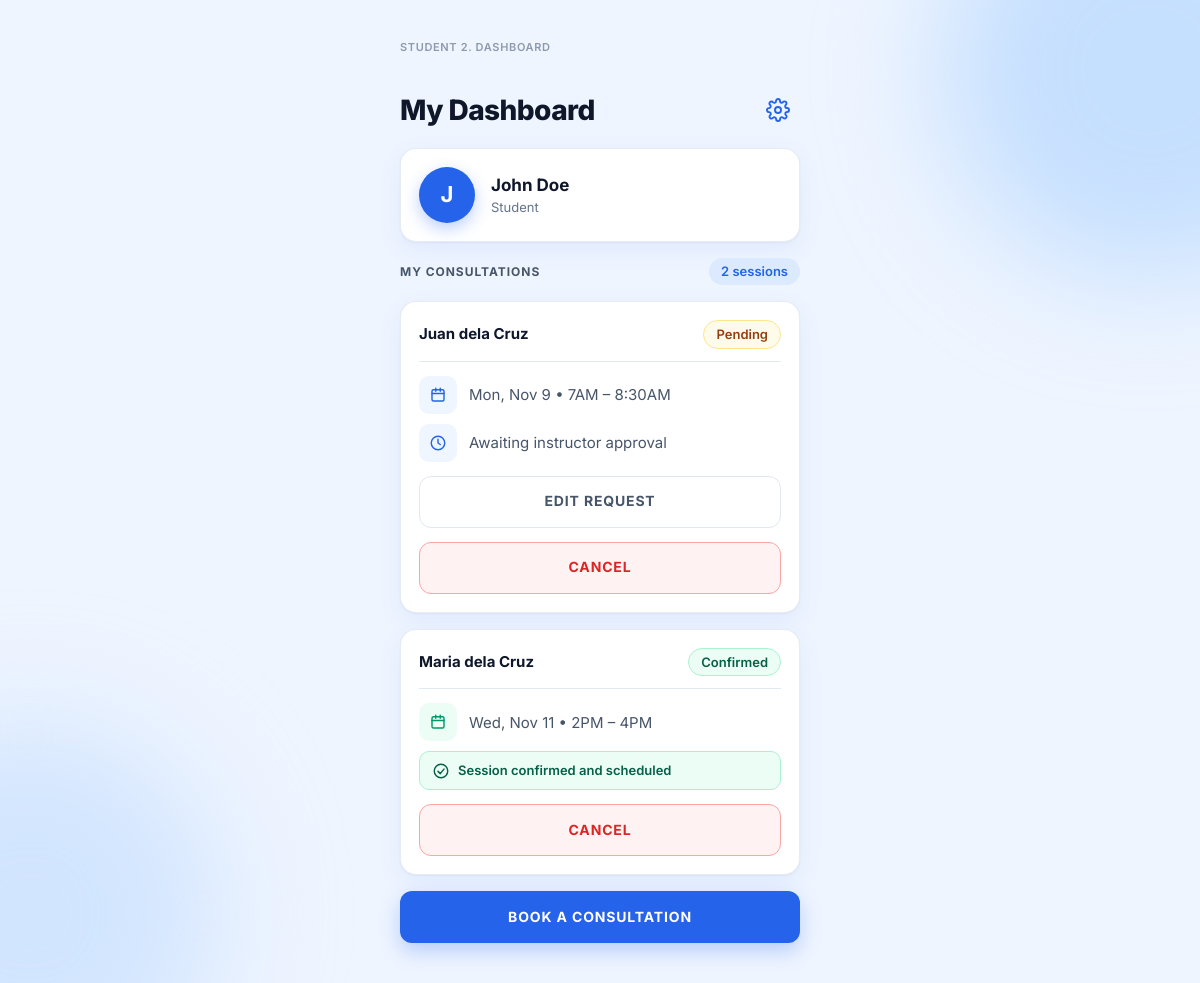
The app's page /student/dashboard.php (signed in) with its own data.
### tables this page shows
CREATE TABLE consultation (
  consultation_id     INT          NOT NULL AUTO_INCREMENT,
  student_id          INT          NOT NULL,
  instructor_id       INT          NOT NULL,
  slot_id             INT          NOT NULL,
  consultation_date   DATE         NOT NULL,
  start_time          TIME         NOT NULL,
  end_time            TIME         NOT NULL,
  consultation_status VARCHAR(20)  NOT NULL DEFAULT 'PENDING',
  decline_reason      VARCHAR(255) NULL,
  cancelled_by        VARCHAR(20)  NULL,
  created_at          DATETIME     NOT NULL DEFAULT CURRENT_TIMESTAMP,
  updated_at          DATETIME     NOT NULL DEFAULT CURRENT_TIMESTAMP,
  PRIMARY KEY (consultation_id),
  KEY idx_consult_slot (slot_id, consultation_status),
  CONSTRAINT fk_consult_student FOREIGN KEY (student_id) REFERENCES student (student_id) ON DELETE CASCADE,
  CONSTRAINT fk_consult_instructor FOREIGN KEY (instructor_id) REFERENCES instructor (instructor_id) ON DELETE CASCADE,
  CONSTRAINT fk_consult_slot FOREIGN KEY (slot_id) REFERENCES availability_slot (slot_id)
);

CREATE TABLE instructor (
  instructor_id       INT          NOT NULL AUTO_INCREMENT,
  instructor_name     VARCHAR(100) NOT NULL,
  instructor_email    VARCHAR(100) NOT NULL,
  availability_status VARCHAR(20)  NOT NULL DEFAULT 'AVAILABLE',
  password_hash       VARCHAR(255) NOT NULL,
  PRIMARY KEY (instructor_id),
  UNIQUE KEY uq_instructor_email (instructor_email)
);

### includes/db.php (called while the page is built, shortened)
<?php
function db(): PDO
{
    static $pdo = null;
    if ($pdo !== null) {
        return $pdo;
    }
    $options = [
        PDO::ATTR_ERRMODE            => PDO::ERRMODE_EXCEPTION,
        PDO::ATTR_DEFAULT_FETCH_MODE => PDO::FETCH_ASSOC,
        PDO::ATTR_EMULATE_PREPARES   => false,
    ];
    try {
        $dsn = 'mysql:host=' . DB_HOST . ';port=' . DB_PORT . ';dbname=' . DB_NAME . ';charset=utf8mb4';
        $pdo = new PDO($dsn, DB_USER, DB_PASS, $options);
        $pdo->exec("SET time_zone = '+08:00'");
    } catch (PDOException $e) {
        db_unavailable($e->getMessage());
    }
    return $pdo;
}

### includes/layout.php (the view, shortened to what this page needs)
<?php
require_once __DIR__ . '/functions.php';
function page_start(string $title, array $o = []): void
{
    $u = current_user();
    ?>
<!doctype html>
<html lang="en">
<head>
<link rel="stylesheet" href="<?= h(url('assets/css/app.css')) ?>?v=1">
</head>
<body data-base="<?= h(BASE_URL) ?>" data-csrf="<?= h(csrf_token()) ?>" data-poll="<?= $u ? '1' : '0' ?>" data-poll-ms="<?= (int) POLL_INTERVAL_MS ?>">
<main id="main" class="app">
  <div class="glow glow-a" aria-hidden="true"></div><div class="glow glow-b" aria-hidden="true"></div>
  <div class="screen">
    <?php if (!empty($o['screen'])): ?><p class="screen-tag"><?= h($o['screen']) ?></p><?php endif; ?>
    <?php if (!empty($o['center'])): ?>
      <header class="hero">
        <div class="logo-mark" aria-hidden="true"><?= icon('cap', 30) ?></div>
        <h1 class="h1"><?= h($title) ?></h1>
        <?php if (!empty($o['sub'])): ?><p class="muted"><?= h($o['sub']) ?></p><?php endif; ?>
      </header>
    <?php else: ?>
      <header class="topbar">
        <div class="topbar-text"><h1 class="h1"><?= h($title) ?></h1><?php if (!empty($o['sub'])): ?><p class="muted small"><?= h($o['sub']) ?></p><?php endif; ?></div>
        <?php if (!empty($o['settings'])): ?><a class="icon-btn" href="<?= h($o['settings']) ?>" aria-label="Account settings"><?= icon('gear', 24) ?></a><?php endif; ?>
      </header>
    <?php endif; ?>
    <?php
}
function page_end(): void
{
    ?>
  </div>
</main>
</body>
</html>
    <?php
}
function consultation_card(array $c, string $viewer): void
{
    $other = $viewer === 'student' ? $c['instructor_name'] : $c['student_name'];
    $status = $c['consultation_status'];
    $active = in_array($status, ['PENDING', 'CONFIRMED'], true);
    ?>
  <article class="card consult consult-<?= strtolower(h($status)) ?>">
    <div class="consult-head">
      <div class="consult-who"><b><?= h($other) ?></b><?php if ($viewer === 'instructor'): ?><span class="muted small">Consultation request</span><?php endif; ?></div>
      <?= status_chip($status) ?>
    </div>
    <div class="consult-meta">
      <span class="meta-row"><span class="meta-ic"><?= icon('cal', 18) ?></span><?= h(fmt_day($c['consultation_date'])) ?> • <?= h(fmt_range($c['start_time'], $c['end_time'])) ?></span>
      <?php if ($status === 'PENDING' && $viewer === 'student'): ?><span class="meta-row"><span class="meta-ic"><?= icon('clock', 18) ?></span>Awaiting instructor approval</span><?php endif; ?>
      <?php if ($status === 'CONFIRMED'): ?><span class="note note-green"><?= icon('checkc', 18) ?> Session confirmed and scheduled</span><?php endif; ?>
    </div>
    <?php if ($active): ?>
      <?php if ($viewer === 'instructor' && $status === 'PENDING'): ?>
        <div class="btn-pair">
          <form method="post" action="<?= h(url('instructor/action.php')) ?>" class="grow" data-busy="Confirming…">
            <?= csrf_field() ?><input type="hidden" name="action" value="confirm"><input type="hidden" name="consultation_id" value="<?= (int) $c['consultation_id'] ?>">
            <button class="btn btn-primary btn-block" type="submit">Confirm</button>
          </form>
          <button class="btn btn-outline-danger grow" type="button"
            data-confirm="decline" data-id="<?= (int) $c['consultation_id'] ?>"
            data-endpoint="<?= h(url('instructor/action.php')) ?>"
            data-title="Decline this appointment?"
            data-body="<?= h($other . ' · ' . fmt_day($c['consultation_date']) . ' • ' . fmt_range($c['start_time'], $c['end_time']) . '. The student will be notified and the time slot becomes free again.') ?>"
            data-ok="Decline appointment" data-keep="Keep request">Decline</button>
        </div>
      <?php else: ?>
        <?php if ($viewer === 'student' && $status === 'PENDING'): ?>
        <a class="btn btn-soft btn-block" href="<?= h(url('student/book.php?edit=' . (int) $c['consultation_id'])) ?>">Edit request</a>
        <?php endif; ?>
        <button class="btn btn-cancel btn-block" type="button"
          data-confirm="cancel" data-id="<?= (int) $c['consultation_id'] ?>"
          data-endpoint="<?= h(url($viewer . '/action.php')) ?>"
          data-title="Cancel this appointment?"
          data-body="<?= h('Your ' . strtolower(STATUS_LABEL[$status]) . ' session with ' . $other . ' on ' . fmt_day($c['consultation_date']) . ' • ' . fmt_range($c['start_time'], $c['end_time']) . ' will be cancelled. ' . $other . ' will be notified and the time slot becomes available again.') ?>"
          data-ok="Cancel appointment" data-keep="Keep appointment">Cancel</button>
      <?php endif; ?>
    <?php endif; ?>
  </article>
    <?php
}

### includes/functions.php (shortened to what this page needs)
<?php
require_once __DIR__ . '/db.php';
function h($v): string
{
    return htmlspecialchars((string) $v, ENT_QUOTES, 'UTF-8');
}
function url(string $path = ''): string
{
    return BASE_URL . '/' . ltrim($path, '/');
}
function current_user(): ?array
{
    return $_SESSION['user'] ?? null;
}
function csrf_token(): string
{
    return $_SESSION['csrf'];
}
function status_chip(string $s): string
{
    return '<span class="chip chip-' . strtolower(h($s)) . '">' . h(STATUS_LABEL[$s] ?? ucfirst(strtolower($s))) . '</span>';
}
function fmt_t(string $t): string
{
    $ts = strtotime('2000-01-01 ' . $t);
    return date('i', $ts) === '00' ? date('gA', $ts) : date('g:iA', $ts);
}
function fmt_range(string $a, string $b): string
{
    return fmt_t($a) . ' – ' . fmt_t($b);
}
function fmt_day(string $d): string
{
    return date('D, M j', strtotime($d));
}
function initial(string $name): string
{
    return strtoupper(mb_substr(trim($name), 0, 1));
}
function icon(string $name, int $size = 20): string
{
    $p = [
        'cal'     => '<rect x="4" y="5" width="16" height="15" rx="2"/><path d="M4 10h16M9 3v4M15 3v4"/>',
        'clock'   => '<circle cx="12" cy="12" r="9"/><path d="M12 7v5l3 2"/>',
        'user'    => '<circle cx="12" cy="8" r="4"/><path d="M4 20c1.5-4 5-5 8-5s6.5 1 8 5"/>',
        'mail'    => '<rect x="3" y="5" width="18" height="14" rx="2"/><path d="M3 7l9 6 9-6"/>',
        'lock'    => '<rect x="5" y="11" width="14" height="9" rx="2"/><path d="M8 11V8a4 4 0 118 0v3"/>',
        'eye'     => '<path d="M2 12s3.5-7 10-7 10 7 10 7-3.5 7-10 7S2 12 2 12z"/><circle cx="12" cy="12" r="3"/>',
        'cap'     => '<path d="M2 9l10-5 10 5-10 5-10-5z"/><path d="M6 11v5c3 2 9 2 12 0v-5"/>',
        'gear'    => '<circle cx="12" cy="12" r="3"/><path d="M19.4 15a1.7 1.7 0 00.3 1.8l.1.1a2 2 0 11-2.8 2.8l-.1-.1a1.7 1.7 0 00-1.8-.3 1.7 1.7 0 00-1 1.5V21a2 2 0 11-4 0v-.1a1.7 1.7 0 00-1.1-1.5 1.7 1.7 0 00-1.8.3l-.1.1a2 2 0 11-2.8-2.8l.1-.1a1.7 1.7 0 00.3-1.8 1.7 1.7 0 00-1.5-1H3a2 2 0 110-4h.1a1.7 1.7 0 001.5-1.1 1.7 1.7 0 00-.3-1.8l-.1-.1a2 2 0 112.8-2.8l.1.1a1.7 1.7 0 001.8.3H9a1.7 1.7 0 001-1.5V3a2 2 0 114 0v.1a1.7 1.7 0 001 1.5 1.7 1.7 0 001.8-.3l.1-.1a2 2 0 112.8 2.8l-.1.1a1.7 1.7 0 00-.3 1.8V9a1.7 1.7 0 001.5 1H21a2 2 0 110 4h-.1a1.7 1.7 0 00-1.5 1z"/>',
        'back'    => '<path d="M15 18l-6-6 6-6"/>',
        'search'  => '<circle cx="11" cy="11" r="7"/><path d="M20 20l-3.5-3.5"/>',
        'check'   => '<path d="M5 12.5l4.5 4.5L19 7.5"/>',
        'checkc'  => '<circle cx="12" cy="12" r="9"/><path d="M8 12.5l3 3 5-6"/>',
        'info'    => '<circle cx="12" cy="12" r="9"/><path d="M12 11v5M12 8h.01"/>',
        'alert'   => '<circle cx="12" cy="12" r="9"/><path d="M12 7v6M12 16h.01"/>',
        'bell'    => '<path d="M6 16V11a6 6 0 1112 0v5l1.5 2h-15L6 16z"/><path d="M10 20a2 2 0 004 0"/>',
        'plus'    => '<path d="M12 5v14M5 12h14"/>',
        'trash'   => '<path d="M4 7h16M9 7V4h6v3M6 7l1 13h10l1-13"/>',
        'x'       => '<path d="M6 6l12 12M18 6L6 18"/>',
        'logout'  => '<path d="M15 4h4v16h-4M10 8l-4 4 4 4M6 12h10"/>',
        'sun'     => '<circle cx="12" cy="12" r="4"/><path d="M12 2v2M12 20v2M4.9 4.9l1.4 1.4M17.7 17.7l1.4 1.4M2 12h2M20 12h2M4.9 19.1l1.4-1.4M17.7 6.3l1.4-1.4"/>',
        'sunset'  => '<path d="M17 18a5 5 0 00-10 0M12 2v7M4.2 10.2l1.4 1.4M1 18h2M21 18h2M18.4 11.6l1.4-1.4M23 22H1M8 6l4-4 4 4"/>',
    ][$name] ?? '';
    return '<svg class="ic" width="' . $size . '" height="' . $size . '" viewBox="0 0 24 24" fill="none" stroke="currentColor" stroke-width="1.9" stroke-linecap="round" stroke-linejoin="round" aria-hidden="true">' . $p . '</svg>';
}

### student/dashboard.php (shortened to what this page needs)
<?php
require_once __DIR__ . '/../includes/layout.php';
$u = require_role('student');
$sid = (int) $u['id'];
$base = 'SELECT c.*, s.student_name, i.instructor_name, i.availability_status FROM consultation c
           JOIN student s ON s.student_id = c.student_id JOIN instructor i ON i.instructor_id = c.instructor_id
          WHERE c.student_id = ? ';
$st = db()->prepare($base . "AND c.consultation_status IN ('PENDING','CONFIRMED') AND c.consultation_date >= ? ORDER BY c.consultation_date, c.start_time");
$st->execute([$sid, date('Y-m-d')]);
$active = $st->fetchAll();
page_start('My Dashboard', ['settings' => url('settings.php'), 'screen' => 'Student 2. Dashboard']);
?>
<section class="card profile">
  <span class="avatar avatar-lg" aria-hidden="true"><?= h(initial($u['name'])) ?></span>
  <div><b class="h3"><?= h($u['name']) ?></b><span class="muted small">Student</span></div>
</section>
<div class="panel-head"><h2 class="label">My consultations</h2><span class="pill"><?= count($active) ?> session<?= count($active) === 1 ? '' : 's' ?></span></div>
<?php foreach ($active as $c) { consultation_card($c, 'student'); } ?>
<a class="btn btn-primary btn-block btn-lift" href="<?= h(url('student/instructors.php')) ?>">Book a consultation</a>
<?php page_end(); ?>

### records on screen
consultation: instructor.instructor_name "Juan dela Cruz", consultation_status "Pending", consultation_date "Mon, Nov 9", fmt_range($c['start_time'], $c['end_time']) "7AM – 8:30AM"
consultation: instructor.instructor_name "Maria dela Cruz", consultation_status "Confirmed", consultation_date "Wed, Nov 11", fmt_range($c['start_time'], $c['end_time']) "2PM – 4PM"

### other values on screen
$o['screen'] "STUDENT 2. DASHBOARD"
$title "My Dashboard"
initial($u['name']) "J"
$u['name'] "John Doe"
count($active) "2"
